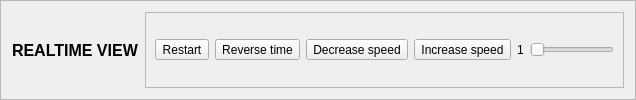
            <widget class="QFrame" name="time_unfolding_control">
             <property name="enabled">
              <bool>true</bool>
             </property>
             <property name="autoFillBackground">
              <bool>false</bool>
             </property>
             <property name="frameShape">
              <enum>QFrame::StyledPanel</enum>
             </property>
             <property name="frameShadow">
              <enum>QFrame::Raised</enum>
             </property>
             <layout class="QHBoxLayout" name="horizontalLayout_12" stretch="0,2">
              <item>
               <widget class="QLabel" name="time_unfolding_mode">
                <property name="sizePolicy">
                 <sizepolicy hsizetype="Expanding" vsizetype="Preferred">
                  <horstretch>0</horstretch>
                  <verstretch>0</verstretch>
                 </sizepolicy>
                </property>
                <property name="font">
                 <font>
                  <pointsize>12</pointsize>
                  <weight>75</weight>
                  <italic>false</italic>
                  <bold>true</bold>
                 </font>
                </property>
                <property name="text">
                 <string>REALTIME VIEW</string>
                </property>
               </widget>
              </item>
              <item>
               <widget class="QFrame" name="replay_controls">
                <property name="frameShape">
                 <enum>QFrame::StyledPanel</enum>
                </property>
                <property name="frameShadow">
                 <enum>QFrame::Raised</enum>
                </property>
                <layout class="QHBoxLayout" name="horizontalLayout_14" stretch="0,0,0,0,0,0">
                 <item>
                  <widget class="QToolButton" name="time_unfolding_reset">
                   <property name="text">
                    <string>Restart</string>
                   </property>
                  </widget>
                 </item>
                 <item>
                  <widget class="QToolButton" name="time_unfolding_reverse_time">
                   <property name="font">
                    <font>
                     <strikeout>false</strikeout>
                     <kerning>true</kerning>
                    </font>
                   </property>
                   <property name="text">
                    <string>Reverse time</string>
                   </property>
                  </widget>
                 </item>
                 <item>
                  <widget class="QToolButton" name="time_unfolding_decrease">
                   <property name="text">
                    <string>Decrease speed</string>
                   </property>
                  </widget>
                 </item>
                 <item>
                  <widget class="QToolButton" name="time_unfolding_increase">
                   <property name="text">
                    <string>Increase speed</string>
                   </property>
                  </widget>
                 </item>
                 <item>
                  <widget class="QLabel" name="time_unfolding_current_speed">
                   <property name="text">
                    <string>1</string>
                   </property>
                  </widget>
                 </item>
                 <item>
                  <widget class="QSlider" name="horizontalSlider">
                   <property name="orientation">
                    <enum>Qt::Horizontal</enum>
                   </property>
                  </widget>
                 </item>
                </layout>
               </widget>
              </item>
             </layout>
            </widget>
